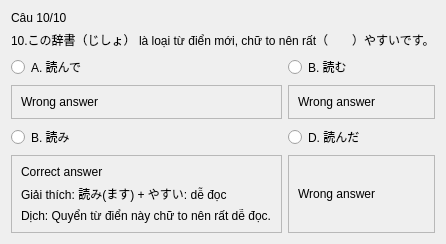
               <widget class="QWidget" name="page_16">
                <layout class="QGridLayout" name="gridLayout_4">
                 <item row="3" column="1">
                  <widget class="QRadioButton" name="radioButton_62">
                   <property name="text">
                    <string>B. 読む</string>
                   </property>
                  </widget>
                 </item>
                 <item row="4" column="0">
                  <widget class="QFrame" name="frame_10">
                   <property name="frameShape">
                    <enum>QFrame::StyledPanel</enum>
                   </property>
                   <property name="frameShadow">
                    <enum>QFrame::Raised</enum>
                   </property>
                   <layout class="QVBoxLayout" name="verticalLayout_14">
                    <item>
                     <widget class="QLabel" name="label_26">
                      <property name="text">
                       <string>Wrong answer</string>
                      </property>
                     </widget>
                    </item>
                   </layout>
                  </widget>
                 </item>
                 <item row="4" column="1">
                  <widget class="QFrame" name="frame_18">
                   <property name="frameShape">
                    <enum>QFrame::StyledPanel</enum>
                   </property>
                   <property name="frameShadow">
                    <enum>QFrame::Raised</enum>
                   </property>
                   <layout class="QVBoxLayout" name="verticalLayout_15">
                    <item>
                     <widget class="QLabel" name="label_27">
                      <property name="text">
                       <string>Wrong answer</string>
                      </property>
                     </widget>
                    </item>
                   </layout>
                  </widget>
                 </item>
                 <item row="5" column="0">
                  <widget class="QRadioButton" name="radioButton_63">
                   <property name="text">
                    <string>B. 読み</string>
                   </property>
                  </widget>
                 </item>
                 <item row="5" column="1">
                  <widget class="QRadioButton" name="radioButton_64">
                   <property name="text">
                    <string>D. 読んだ</string>
                   </property>
                  </widget>
                 </item>
                 <item row="6" column="0">
                  <widget class="QFrame" name="frame_12">
                   <property name="frameShape">
                    <enum>QFrame::StyledPanel</enum>
                   </property>
                   <property name="frameShadow">
                    <enum>QFrame::Raised</enum>
                   </property>
                   <layout class="QVBoxLayout" name="verticalLayout_20">
                    <item>
                     <widget class="QLabel" name="label_28">
                      <property name="text">
                       <string>Correct answer</string>
                      </property>
                     </widget>
                    </item>
                    <item>
                     <widget class="QLabel" name="label_30">
                      <property name="text">
                       <string>Giải thích: 読み(ます) + やすい: dễ đọc</string>
                      </property>
                     </widget>
                    </item>
                    <item>
                     <widget class="QLabel" name="label_29">
                      <property name="text">
                       <string>Dịch: Quyển từ điển này chữ to nên rất dễ đọc.</string>
                      </property>
                     </widget>
                    </item>
                   </layout>
                  </widget>
                 </item>
                 <item row="6" column="1">
                  <widget class="QFrame" name="frame_19">
                   <property name="frameShape">
                    <enum>QFrame::StyledPanel</enum>
                   </property>
                   <property name="frameShadow">
                    <enum>QFrame::Raised</enum>
                   </property>
                   <layout class="QVBoxLayout" name="verticalLayout_18">
                    <item>
                     <widget class="QLabel" name="label_31">
                      <property name="text">
                       <string>Wrong answer</string>
                      </property>
                     </widget>
                    </item>
                   </layout>
                  </widget>
                 </item>
                 <item row="3" column="0">
                  <widget class="QRadioButton" name="radioButton_61">
                   <property name="text">
                    <string>A. 読んで</string>
                   </property>
                  </widget>
                 </item>
                 <item row="1" column="0" colspan="2">
                  <widget class="QLabel" name="label_103">
                   <property name="text">
                    <string>10.この辞書（じしょ） là loại từ điển mới, chữ to nên rất（　　）やすいです。</string>
                   </property>
                  </widget>
                 </item>
                 <item row="0" column="0" colspan="2">
                  <widget class="QLabel" name="label_102">
                   <property name="text">
                    <string>Câu 10/10</string>
                   </property>
                  </widget>
                 </item>
                </layout>
               </widget>
